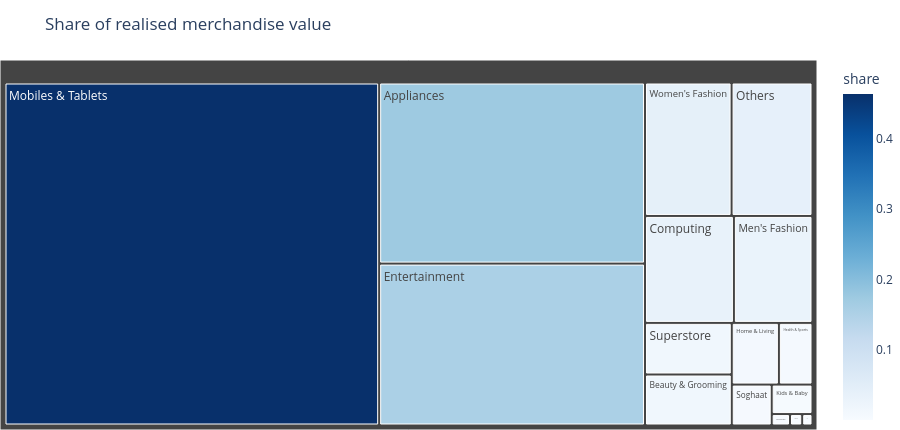

The cell this chart's notebook holds for it:
### Code cell
fig = px.treemap(cat.reset_index(), path=["category_name_1"], values="gmv", color="share",
                 color_continuous_scale="Blues", title="Share of realised merchandise value")
fig.update_layout(height=430, margin=dict(t=60, l=0, r=0, b=0)); fig.show()

### Figure 1 — Plotly figure (JSON) as saved in the notebook; plotly's stock layout.template omitted (floating-point values rounded to 4 significant figures)
{"data": [{"branchvalues": "total", "customdata": [[0.4637], [0.1737], [0.1553], [0.04168], [0.03896], [0.0343], [0.03033], [0.01616], [0.01596], [0.01049], [0.007479], [0.005895], [0.004337], [0.0007558], [0.0005038], [0.0004249]], "domain": {"x": [0, 1], "y": [0, 1]}, "hovertemplate": "labels=%{label}<br>gmv=%{value}<br>parent=%{parent}<br>id=%{id}<br>share=%{color}<extra></extra>", "ids": ["Mobiles & Tablets", "Appliances", "Entertainment", "Women's Fashion", "Others", "Computing", "Men's Fashion", "Superstore", "Beauty & Grooming", "Home & Living", "Health & Sports", "Soghaat", "Kids & Baby", "School & Education", "Unknown", "Books"], "labels": ["Mobiles & Tablets", "Appliances", "Entertainment", "Women's Fashion", "Others", "Computing", "Men's Fashion", "Superstore", "Beauty & Grooming", "Home & Living", "Health & Sports", "Soghaat", "Kids & Baby", "School & Education", "Unknown", "Books"], "marker": {"coloraxis": "coloraxis", "colors": [0.4637, 0.1737, 0.1553, 0.04168, 0.03896, 0.0343, 0.03033, 0.01616, 0.01596, 0.01049, 0.007479, 0.005895, 0.004337, 0.0007558, 0.0005038, 0.0004249]}, "name": "", "parents": ["", "", "", "", "", "", "", "", "", "", "", "", "", "", "", ""], "type": "treemap", "values": [626900000.0, 234900000.0, 210000000.0, 56350000.0, 52680000.0, 46370000.0, 41000000.0, 21850000.0, 21580000.0, 14190000.0, 10110000.0, 7969000.0, 5863000.0, 1022000.0, 681200.0, 574400.0]}], "layout": {"coloraxis": {"autocolorscale": false, "colorbar": {"title": {"text": "share"}}, "colorscale": [[0, "rgb(247,251,255)"], [0.125, "rgb(222,235,247)"], [0.25, "rgb(198,219,239)"], [0.375, "rgb(158,202,225)"], [0.5, "rgb(107,174,214)"], [0.625, "rgb(66,146,198)"], [0.75, "rgb(33,113,181)"], [0.875, "rgb(8,81,156)"], [1, "rgb(8,48,107)"]]}, "height": 430, "legend": {"tracegroupgap": 0}, "margin": {"b": 0, "l": 0, "r": 0, "t": 60}, "title": {"text": "Share of realised merchandise value"}}}
